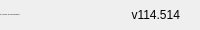
              <widget class="QFrame" name="bottomBar">
               <property name="minimumSize">
                <size>
                 <width>0</width>
                 <height>30</height>
                </size>
               </property>
               <property name="maximumSize">
                <size>
                 <width>16777215</width>
                 <height>26</height>
                </size>
               </property>
               <property name="frameShape">
                <enum>QFrame::NoFrame</enum>
               </property>
               <property name="frameShadow">
                <enum>QFrame::Raised</enum>
               </property>
               <layout class="QHBoxLayout" name="horizontalLayout_5">
                <property name="spacing">
                 <number>0</number>
                </property>
                <property name="leftMargin">
                 <number>0</number>
                </property>
                <property name="topMargin">
                 <number>0</number>
                </property>
                <property name="rightMargin">
                 <number>0</number>
                </property>
                <property name="bottomMargin">
                 <number>0</number>
                </property>
                <item>
                 <widget class="QLabel" name="creditsLabel">
                  <property name="maximumSize">
                   <size>
                    <width>16777215</width>
                    <height>26</height>
                   </size>
                  </property>
                  <property name="font">
                   <font>
                    <family>Microsoft YaHei UI</family>
                    <pointsize>-1</pointsize>
                    <italic>false</italic>
                    <bold>false</bold>
                   </font>
                  </property>
                  <property name="text">
                   <string>&lt;html&gt;&lt;head/&gt;&lt;body&gt;&lt;p&gt;By: SyouSanGin, with PyDracula Framework&lt;/p&gt;&lt;/body&gt;&lt;/html&gt;</string>
                  </property>
                  <property name="alignment">
                   <set>Qt::AlignLeading|Qt::AlignLeft|Qt::AlignVCenter</set>
                  </property>
                 </widget>
                </item>
                <item>
                 <widget class="QLabel" name="version">
                  <property name="text">
                   <string>v114.514</string>
                  </property>
                  <property name="alignment">
                   <set>Qt::AlignRight|Qt::AlignTrailing|Qt::AlignVCenter</set>
                  </property>
                 </widget>
                </item>
                <item>
                 <widget class="QFrame" name="frame_size_grip">
                  <property name="minimumSize">
                   <size>
                    <width>20</width>
                    <height>0</height>
                   </size>
                  </property>
                  <property name="maximumSize">
                   <size>
                    <width>20</width>
                    <height>16777215</height>
                   </size>
                  </property>
                  <property name="frameShape">
                   <enum>QFrame::NoFrame</enum>
                  </property>
                  <property name="frameShadow">
                   <enum>QFrame::Raised</enum>
                  </property>
                 </widget>
                </item>
               </layout>
              </widget>
